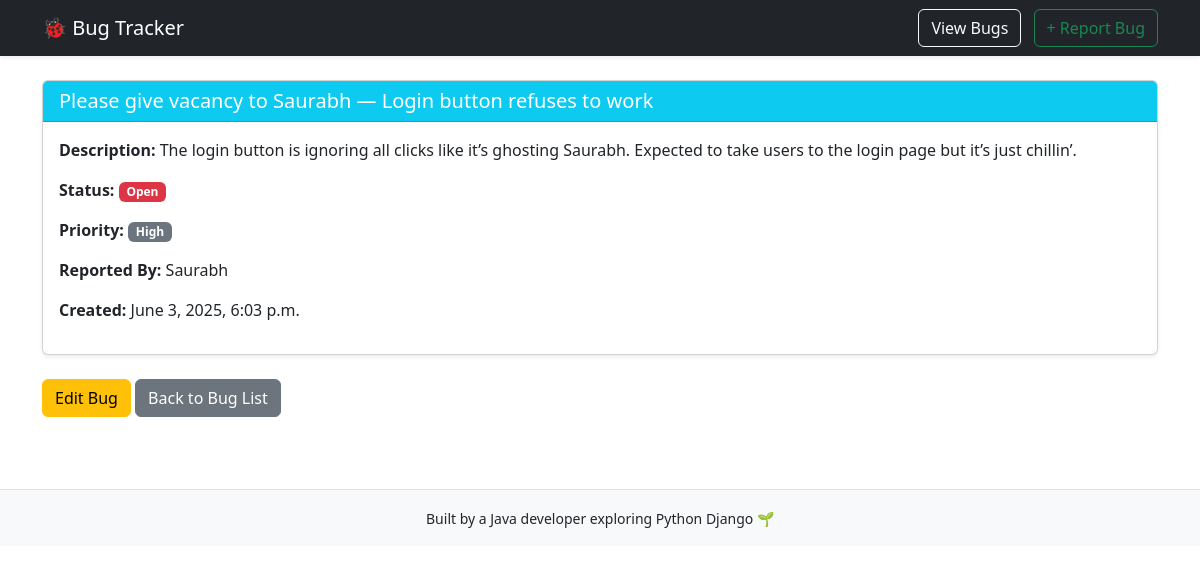
The page /bugs/5/ on the database its author committed.
### bugs/models.py (models this page shows, shortened)
class Bug(models.Model):
    STATUS_CHOICES = [
        ('Open', 'Open'),
        ('In Progress', 'In Progress'),
        ('Closed', 'Closed'),
    ]
    PRIORITY_CHOICES = [
        ('Low', 'Low'),
        ('Medium', 'Medium'),
        ('High', 'High'),
    ]
    title = models.CharField(max_length=200)
    description = models.TextField()
    status = models.CharField(max_length=20, choices=STATUS_CHOICES, default='Open')
    priority = models.CharField(max_length=20, choices=PRIORITY_CHOICES, default='Medium')
    reporter_name = models.CharField(max_length=100)
    created_at = models.DateTimeField(auto_now_add=True)
    updated_at = models.DateTimeField(auto_now=True)

### bugs/views.py (the view)
# urls.py: path('bugs/<int:pk>/', bug_detail, name='bug-detail'),
def bug_detail(request, pk):
    bug = get_object_or_404(Bug, pk=pk)
    return render(request, 'bugs/bug_detail.html', {'bug': bug})

### templates/bugs/bug_detail.html (shortened to what this page needs)
{% extends 'base.html' %}
{% block content %}
<div class="card shadow-sm">
  <div class="card-header bg-info text-white">
    <h5 class="mb-0">{{ bug.title }}</h5>
  </div>
  <div class="card-body">
    <p><strong>Description:</strong> {{ bug.description }}</p>
    <p><strong>Status:</strong>
      <span class="badge {% if bug.status == 'Closed' %}bg-success{% elif bug.status == 'In Progress' %}bg-warning{% else %}bg-danger{% endif %}">
        {{ bug.status }}
      </span>
    </p>
    <p><strong>Priority:</strong> <span class="badge bg-secondary">{{ bug.priority }}</span></p>
    <p><strong>Reported By:</strong> {{ bug.reporter_name }}</p>
    <p><strong>Created:</strong> {{ bug.created_at }}</p>
  </div>
</div>
<div class="mt-4">
  <a href="{% url 'bug-edit' bug.pk %}" class="btn btn-warning">Edit Bug</a>
  <a href="{% url 'bug-list' %}" class="btn btn-secondary">Back to Bug List</a>
</div>
{% endblock %}

### rows shown on the page
Bug: title "Please give vacancy to Saurabh — Login button refuses to work", description "The login button is ignoring all clicks like it’s ghosting Saurabh. Expected to take users to the login page but it’s just chillin’.", status "Open", priority "High", reporter_name "Saurabh", created_at "June 3, 2025, 6:03 p.m."
